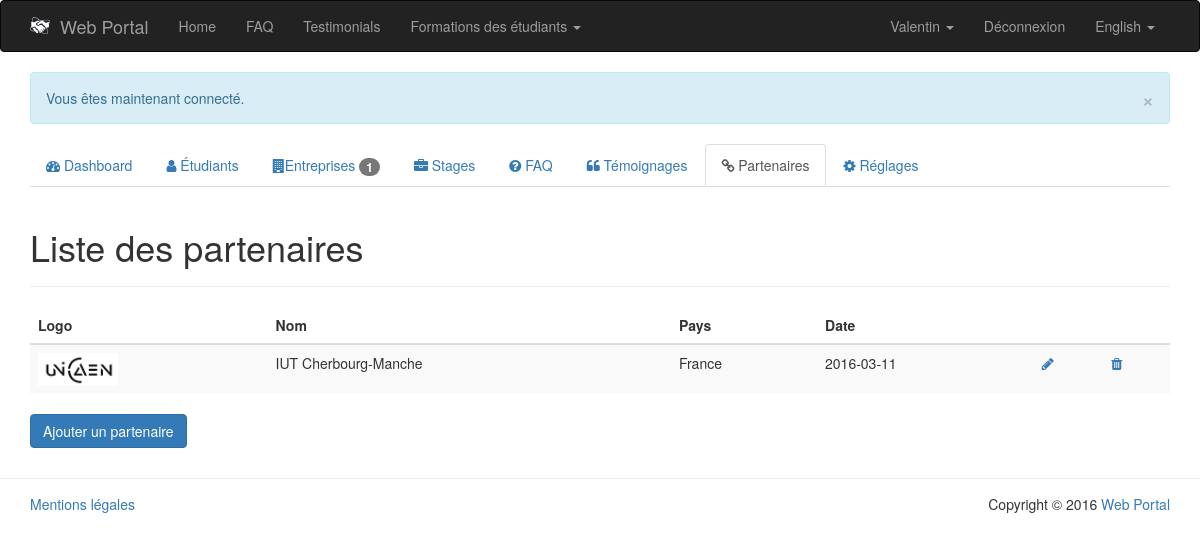
Page /PHP/public/index.php?page=admin/partners-list (signed in) on the committed database.
### tables this page shows
CREATE TABLE `settings` (
  `id` int(11) NOT NULL,
  `tag` varchar(64) NOT NULL,
  `value` varchar(256) NOT NULL,
  `placeholder` varchar(128) NOT NULL,
  `data_type` enum('varchar','int','boolean') NOT NULL DEFAULT 'varchar'
);

CREATE TABLE `student` (
  `id` int(11) NOT NULL,
  `first_name` varchar(64) NOT NULL,
  `last_name` varchar(64) NOT NULL,
  `country` enum('France','Irlande') NOT NULL,
  `skill` int(11) NOT NULL,
  `email` varchar(64) NOT NULL,
  `password` varchar(64) NOT NULL,
  `cv` varchar(128) NOT NULL,
  `portfolio` varchar(128) NOT NULL,
  `admin` tinyint(1) NOT NULL DEFAULT '0',
  `available` tinyint(1) NOT NULL DEFAULT '1',
  `activated` tinyint(1) NOT NULL,
  `register_date` date NOT NULL
);

CREATE TABLE `partner` (
  `id` int(11) NOT NULL,
  `name` varchar(64) NOT NULL,
  `logo` varchar(128) NOT NULL,
  `country` enum('France','Irlande') NOT NULL,
  `register_date` date NOT NULL
);

### PHP/app/model/Settings.class.php (called while the page is built, shortened)
<?php
	class Settings {
		public static function getWebsiteName() {
			$db = PDOConnexion::getInstance();
			$sql = "SELECT value FROM settings WHERE tag = 'website_name'";
			$sth = $db->prepare($sql);
			$sth->setFetchMode(PDO::FETCH_CLASS|PDO::FETCH_PROPS_LATE, 'Settings');
			$sth->execute();
			return $sth->fetch()->value;
		}
	}
?>

### PHP/app/model/Autoloader.php (called while the page is built, shortened)
<?php
	class Autoloader {
		public static function appAutoload($class) {
			$class = str_replace('\\', '/', $class);
		}
	}
?>

### PHP/app/model/Language.class.php (called while the page is built, shortened)
<?php
	class Language {
		private $defaultLanguage = 'en';
		private $currentLanguage;
		private $translate = array();
		public function __construct() {
		    if (isset($_COOKIE['lang']) || isset($_SESSION['lang'])) {
		        if (isset($_COOKIE['lang'])) {
		            $this->currentLanguage = $_COOKIE['lang'];
		        }
		        if (isset($_SESSION['lang'])) {
		            $this->currentLanguage = $_SESSION['lang'];
		        }
		    }
		    else {
		    	$this->currentLanguage = $this->detectBrowserLanguage();
		    }
		    $this->translate = $translate;
		}
		private function detectBrowserLanguage() {
			if (isset($_SERVER['HTTP_ACCEPT_LANGUAGE'])) {
				if (substr($_SERVER['HTTP_ACCEPT_LANGUAGE'], 0, 2) == 'fr') {
					return 'fr';
				}
				else {
					return 'en';
				}
			}
			return $this->defaultLanguage;
		}
		public function getCurrentLanguage() {
			$languageName = ($this->currentLanguage == 'fr') ? 'Français' : 'English';
			return array(
				'code' => $this->currentLanguage,
				'name' => $languageName
			);
		}
		public function translate($term) {
			if (!array_key_exists($this->currentLanguage, $this->translate)) {
				if (file_exists(LANG . DS . $this->currentLanguage . '.php')) {
					return $this->translate[$term];
				}
			}
			else {
				throw new Exception('Le terme "' . $term . '" n\'existe pas dans le fichier de traduction.');
			}
		}
	}
?>

### PHP/ressources/lang/en.php (called while the page is built)
<?php
	$translate = array (
		'home' => 'Home',
		'faq' => 'FAQ',
		'testimonials' => 'Testimonials',
		'student' => 'Student',
		'company' => 'Company'
	);
?>

### PHP/app/model/Student.class.php (called while the page is built, shortened)
<?php
	class Student {
		public function __get($nom){
			return $this->$nom;
		}
		public static function getStudentById($id) {
			$db = PDOConnexion::getInstance();
			$sql = 'SELECT * FROM student WHERE id = :id';
			$sth = $db->prepare($sql);
			$sth->setFetchMode(PDO::FETCH_CLASS|PDO::FETCH_PROPS_LATE, 'Student');
			$sth->execute(array(
				':id' => $id
			));
			return $sth->fetch();
		}
	}
?>

### PHP/app/model/Partner.class.php (called while the page is built, shortened)
<?php
	class Partner {
		public function __get($nom){
			return $this->$nom;
		}
		public static function getPartnersList() {
			$db = PDOConnexion::getInstance();
			$sql = 'SELECT * FROM partner';
			$sth = $db->prepare($sql);
			$sth->setFetchMode(PDO::FETCH_CLASS|PDO::FETCH_PROPS_LATE, 'Partner');
			$sth->execute();
			return $sth->fetchAll();
		}
	}
?>

### PHP/app/view/admin/partners-list.php (the view, shortened to what this page needs)
<?php
if (App::isAdmin()) {
?>
<div class="col-md-12">
	<div class="page-header">
		<h1>
			Liste des partenaires
		</h1>
	</div>
	<table class="table table-striped">
		<thead>
			<tr>
				<th>Logo</th>
				<th>Nom</th>
				<th>Pays</th>
				<th>Date</th>
				<th></th>
				<th></th>
			</tr>
		</thead>
		<?php
			foreach (Partner::getPartnersList() as $partner) {
				echo '<tr data-id=' . $partner->id . '>';
					echo '<td><img alt="Aucun logo" src="' . $partner->logo . '" style="width:80px;"/></td>';
					echo '<td>' . $partner->name . '</td>';
					echo '<td>' . $partner->country . '</td>';
					echo '<td>' . $partner->register_date . '</td>';
					echo '<td><a href="index.php?page=admin/partner-edit&amp;id=' . $partner->id . '" data-toggle="tooltip" title="Modifier"><i class="fa fa-pencil"></i></a></td>';
					echo '<td><a href="#" title="Supprimer" data-action="delete" data-toggle="tooltip" title="Supprimer"><i class="fa fa-trash"></i></a></td>';
				echo '</tr>';
			}
		?>
	</table>
	<a href="index.php?page=admin/add-partner" class="btn btn-primary">Ajouter un partenaire</a>
	<?php
	}
	else{
		App::getHeader(404);
	}
	?>
</div>

### PHP/app/view/navbar.php (shortened to what this page needs)
<nav class="navbar navbar-inverse">
	<div class="container">
		<div class="navbar-header">
			<a class="navbar-brand" href="index.php?page=home"><img src="img/logo.png" alt="Logo" style="float: left; margin-right: 10px; width: 20px;"><?php echo Settings::getWebsiteName(); ?></a>
		</div>
		<div id="navbar" class="collapse navbar-collapse">
			<ul class="nav navbar-nav">
				<li<?php App::isCurrentPage('home'); ?>><a href="index.php?page=home"><?php echo $language->translate('home'); ?></a></li>
				<li<?php App::isCurrentPage('faq'); ?>><a href="index.php?page=faq"><?php echo $language->translate('faq'); ?></a></li>
				<li<?php App::isCurrentPage('testimonials'); ?>><a href="index.php?page=testimonials"><?php echo $language->translate('testimonials'); ?></a></li>
				<li class="dropdown"
					     	App::isCurrentPage('formations-ireland'); ?>>
						  	<a id="formations-dropdown" href="#" class="dropdown-toggle" data-toggle="dropdown" role="button" aria-haspopup="true" aria-expanded="false">
								Formations des étudiants
								<span class="caret"></span>
							</a>
				</li>
			</ul>
			<ul class="nav navbar-nav navbar-right">
				<?php if (App::isLogged()) : ?>
					<?php $member = App::getMember(); ?>
					<?php if (get_class($member) == 'Student') : ?>
						<li class="dropdown">
							<a id="student-dropdown" href="#" class="dropdown-toggle" data-toggle="dropdown" role="button" aria-haspopup="true" aria-expanded="false">
								<?php echo $member->first_name; ?>
								<span class="caret"></span>
							</a>
						</li>
					<?php endif; ?>
					<li><a href="index.php?page=signout">Déconnexion</a></li>
				<?php endif; ?>
				<li class="dropdown">
					<a id="lang-dropdown" href="#" class="dropdown-toggle" data-toggle="dropdown" role="button" aria-haspopup="true" aria-expanded="false">
						<?php echo $language->getCurrentLanguage()['name']; ?>
						<span class="caret"></span>
					</a>
				</li>
            </ul>
		</div>
	</div>
</nav>

### rows in the picture
settings: value "Web Portal"
student: first_name "Valentin"
partner: logo (picture), name "IUT Cherbourg-Manche", country "France", register_date "2016-03-11"

### other values in the picture
$language->translate('home') "Home"
$language->translate('faq') "FAQ"
$language->translate('testimonials') "Testimonials"
$language->getCurrentLanguage()['name'] "English"
$output "× Vous êtes maintenant connecté."
count(Company::getActivatedCompanies(false)) "1"
App::$siteTitle "Web Portal"
